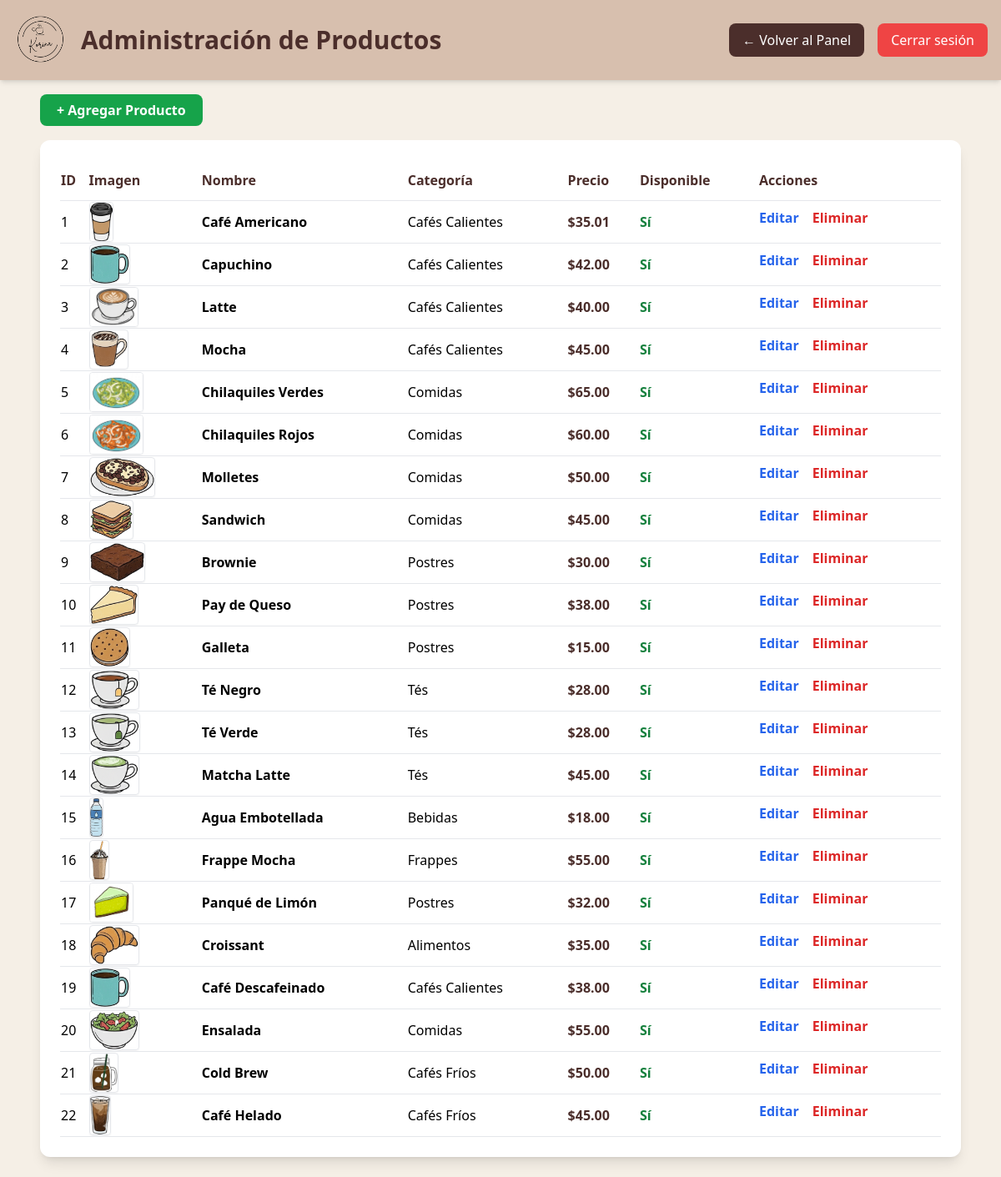
/admin/productos/index.php (signed in), run on the app's committed database.
### tables this page shows
CREATE TABLE `productos` (
  `id` int(11) NOT NULL,
  `nombre` varchar(100) NOT NULL,
  `descripcion` varchar(255) DEFAULT NULL,
  `categoria` varchar(50) NOT NULL,
  `precio` decimal(10,2) NOT NULL,
  `imagen` varchar(120) DEFAULT NULL,
  `disponible` tinyint(1) DEFAULT 1
);

### admin/productos/index.php (the view, shortened to what this page needs)
<?php
include "../../back/conexion.php";
$result = $conexion->query("SELECT * FROM productos ORDER BY id ASC");
?>
<!DOCTYPE html>
<html lang="es">
<head>
    <script src="https://cdn.tailwindcss.com"></script>
</head>
<body class="bg-[#f5efe6] min-h-screen">
<div class="bg-[#d7bfae] p-4 shadow-md">
    <div class="flex justify-between items-center">
        <div class="flex items-center gap-4">
            <img src="/korina-pos/front/imagenes/logo.png" class="h-16" />
            <h1 class="text-3xl font-bold text-[#4b2e2b]">
                Administración de Productos
            </h1>
        </div>
        <div class="flex items-center gap-4">
            <a href="../dashboard.php"
               class="bg-[#4b2e2b] text-white px-4 py-2 rounded-lg hover:bg-[#6b423f] transition">
                ← Volver al Panel
            </a>
            <a href="../../back/logout.php"
               class="bg-red-500 text-white px-4 py-2 rounded-lg hover:bg-red-600 transition">
                Cerrar sesión
            </a>
        </div>
    </div>
</div>
    <div class="p-6 max-w-6xl mx-auto">
        <a href="agregar.php"
           class="bg-green-600 text-white px-5 py-2 rounded-lg hover:bg-green-700 transition font-semibold">
           + Agregar Producto
        </a>
        <div class="mt-6 bg-white shadow-lg p-6 rounded-xl">
            <table class="w-full text-left">
                <thead>
                    <tr class="border-b text-[#4b2e2b] font-bold">
                        <th class="py-3">ID</th>
                        <th>Imagen</th>
                        <th>Nombre</th>
                        <th>Categoría</th>
                        <th>Precio</th>
                        <th>Disponible</th>
                        <th>Acciones</th>
                    </tr>
                </thead>
                <tbody>
                    <?php while ($p = $result->fetch_assoc()) { ?>
                    <tr class="border-b hover:bg-[#faf4ed] transition">
                        <td class="py-2"><?php echo $p["id"]; ?></td>
                        <td>
                            <img src="/korina-pos/front/imagenes/<?php echo $p["imagen"]; ?>"
                                 class="h-12 rounded shadow-sm border">
                        </td>
                        <td class="font-semibold"><?php echo $p["nombre"]; ?></td>
                        <td><?php echo $p["categoria"]; ?></td>
                        <td class="font-semibold text-[#4b2e2b]">
                            $<?php echo number_format($p["precio"], 2); ?>
                        </td>
                        <td>
                            <?php if ($p["disponible"]) { ?>
                                <span class="text-green-700 font-bold">Sí</span>
                            <?php } else { ?>
                                <span class="text-red-600 font-bold">No</span>
                            <?php } ?>
                        </td>
                        <td class="flex gap-4 py-2">
                            <a href="editar.php?id=<?php echo $p["id"]; ?>"
                               class="text-blue-600 hover:underline font-semibold">
                                Editar
                            </a>
                            <button
                                onclick="confirmarEliminar(<?php echo $p['id']; ?>)"
                                class="text-red-600 hover:underline font-semibold">
                                Eliminar
                            </button>
                        </td>
                    </tr>
                    <?php } ?>
                </tbody>
            </table>
        </div>
    </div>
</body>
</html>

### data on the page
productos: id "1", imagen (picture), nombre "Café Americano", categoria "Cafés Calientes", precio "35.01", disponible "Sí"
productos: id "2", imagen (picture), nombre "Capuchino", categoria "Cafés Calientes", precio "42.00", disponible "Sí"
productos: id "3", imagen (picture), nombre "Latte", categoria "Cafés Calientes", precio "40.00", disponible "Sí"
productos: id "4", imagen (picture), nombre "Mocha", categoria "Cafés Calientes", precio "45.00", disponible "Sí"
productos: id "5", imagen (picture), nombre "Chilaquiles Verdes", categoria "Comidas", precio "65.00", disponible "Sí"
productos: id "6", imagen (picture), nombre "Chilaquiles Rojos", categoria "Comidas", precio "60.00", disponible "Sí"
productos: id "7", imagen (picture), nombre "Molletes", categoria "Comidas", precio "50.00", disponible "Sí"
productos: id "8", imagen (picture), nombre "Sandwich", categoria "Comidas", precio "45.00", disponible "Sí"
productos: id "9", imagen (picture), nombre "Brownie", categoria "Postres", precio "30.00", disponible "Sí"
productos: id "10", imagen (picture), nombre "Pay de Queso", categoria "Postres", precio "38.00", disponible "Sí"
productos: id "11", imagen (picture), nombre "Galleta", categoria "Postres", precio "15.00", disponible "Sí"
productos: id "12", imagen (picture), nombre "Té Negro", categoria "Tés", precio "28.00", disponible "Sí"
productos: id "13", imagen (picture), nombre "Té Verde", categoria "Tés", precio "28.00", disponible "Sí"
productos: id "14", imagen (picture), nombre "Matcha Latte", categoria "Tés", precio "45.00", disponible "Sí"
productos: id "15", imagen (picture), nombre "Agua Embotellada", categoria "Bebidas", precio "18.00", disponible "Sí"
productos: id "16", imagen (picture), nombre "Frappe Mocha", categoria "Frappes", precio "55.00", disponible "Sí"
productos: id "17", imagen (picture), nombre "Panqué de Limón", categoria "Postres", precio "32.00", disponible "Sí"
productos: id "18", imagen (picture), nombre "Croissant", categoria "Alimentos", precio "35.00", disponible "Sí"
productos: id "19", imagen (picture), nombre "Café Descafeinado", categoria "Cafés Calientes", precio "38.00", disponible "Sí"
productos: id "20", imagen (picture), nombre "Ensalada", categoria "Comidas", precio "55.00", disponible "Sí"
productos: id "21", imagen (picture), nombre "Cold Brew", categoria "Cafés Fríos", precio "50.00", disponible "Sí"
productos: id "22", imagen (picture), nombre "Café Helado", categoria "Cafés Fríos", precio "45.00", disponible "Sí"
